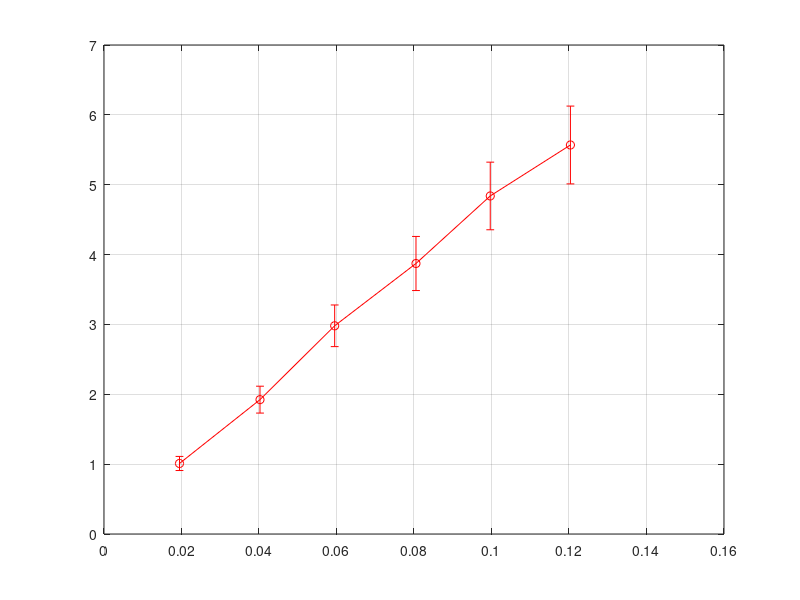

Source code (MATLAB): (Note: this script raises an error after producing the figure.)

% Kym Derriman (Partner: Ethan Howell)
% Lab 6: Damped Harmonic Motion
% 10/17/2024

%%
% -------------------------------------
% Spring Force vs Displacement Analysis
% -------------------------------------

% I'll use this part once we have data for lab, for now just use sample
% data below. Once data is acquired, uncomment this section and comment out
% sample data.

% Import data
% data1 = readtable("S4L6C1.txt");  % LoggerPro
% data2 = readtable("S4L6C2.txt"); % Calculated


% Arrays: Force (LoggerPro, Calculated)
%force_LP = data1.Force;
%force_C = data2.Force; 

% Arrays: Displacement (LoggerPro, Calculated)
%displacement_LP = data1.Displacement;
%displacement_C = data2.Displacement;

% mass of weights (stamped)
% m = [] % read from weights

% -------------------------------
% Sample Data
% -------------------------------

% Mass of weights (first is used for "stretched" position)
mass = [0.1, 0.2, 0.3, 0.4, 0.5, 0.6]; % in kg
g = 9.80; % acceleration due to gravity in m/s^2

% Calculated Force based on mass (F = m * g)
force_C = g .* mass; % in Newtons (N)

% Force measured using LoggerPro (simulated with slight experimental variation)
force_LP = force_C .* (1 + 0.02*randn(1,6)); % adding ~2% random noise

% Displacement measured using LoggerPro (simulated data in meters)
disp_LP = [0.02, 0.04, 0.06, 0.08, 0.10, 0.12] + 0.001*randn(1,6); % meters

% Displacement measured using meterstick (more precise measurements in meters)
disp_mS = [0.0195, 0.0398, 0.0602, 0.0801, 0.1003, 0.1200] + 0.0005*randn(1,6); % meters

% -------------------------------
% Uncertainties
% -------------------------------

% Force uncertainty
fT_uncertainty = 0.10 * force_LP; % 10% uncertainty from force transducer

% Mass uncertainty
mass_uncertainty = 0.001; % kg (check manufacturer for precise value)

% Displacement uncertainty
mS_uncertainty = 0.005; % meters (1 cm markings on meterstick)
uPs_uncertainty = 0.005; % meters (assuming ultrasonic position sensor uncertainty

% Total Force Uncertainty (combining transducer and mass uncertainty)
% delta_F = F * sqrt( (dfT/F)^2 + (dm/m)^2 )
force_total_uncertainty = sqrt(fT_uncertainty.^2 + (g * mass_uncertainty).^2); % in N

% Total Displacement Uncertainty
disp_total_uncertainty = sqrt(mS_uncertainty^2 + uPs_uncertainty^2); % in meters

% -------------------------------
% Calculate Mean Values
% -------------------------------

% Mean Force from LoggerPro
mean_force_LP = mean(force_LP);

% Mean Calculated Force
mean_force_C = mean(force_C);

% Mean Displacement from LoggerPro
mean_disp_LP = mean(disp_LP);

% Mean Displacement from Meterstick
mean_disp_mS = mean(disp_mS);

% -------------------------------
% Calculate Slope (Spring Constant k)
% -------------------------------

% Using linear regression (force vs. displacement)
% F = -k * x

% Prepare data for regression
X = disp_mS'; % independent variable (displacement) in meters
Y = force_LP'; % dependent variable (force) in Newtons

% Number of data points
N = length(X);

% Calculate means of X and Y
mean_X = mean(X);
mean_Y = mean(Y);

% Calculate the covariance of X and Y and the variance of X
Cov_XY = sum( (X - mean_X) .* (Y - mean_Y) );
Var_X = sum( (X - mean_X).^2 );

% Calculate slope (k) and intercept (b) using least squares formulas
k = Cov_XY / Var_X; % Spring constant in N/m
b = mean_Y - k * mean_X; % y-intercept in N

% Display the calculated slope and intercept
fprintf('Calculated Spring Constant (k): %.2f N/m\n', k);
fprintf('Calculated Intercept (b): %.2f N\n', b);

% -------------------------------
% Calculate Uncertainty in Slope (sigma_k)
% -------------------------------

% Compute fitted Y values based on the regression line
fitted_Y = k * X + b;

% Calculate residuals (differences between observed and fitted Y values)
residuals = Y - fitted_Y;

% Calculate the sum of squared residuals
SS_res = sum(residuals.^2);

% Calculate the variance of residuals
s_squared = SS_res / (N - 2); % Degrees of freedom = N - 2

% Calculate the standard error of the slope (k)
sigma_k = sqrt( s_squared / Var_X );

% Display the uncertainty in slope
fprintf('Uncertainty in Spring Constant (sigma_k): ± %.2f N/m\n', sigma_k);


% -------------------------------
% Plot: Force vs. Displacement
% -------------------------------

figure; hold on; grid on; box on;

% Plot LoggerPro Data with error bars
errorbar(disp_LP, force_LP, fT_uncertainty, 'ro-', 'LineWidth', 2, 'MarkerSize',8, 'DisplayName','LoggerPro Measured');

% Plot Calculated Force (F = m * g) with error bars
errorbar(disp_mS, force_C, force_total_uncertainty, 'bs-', 'LineWidth', 2, 'MarkerSize',8, 'DisplayName','Calculated Force');

% Plot Linear Fit
x_fit = linspace(min(disp_mS)*0.95, max(disp_mS)*1.05, 100);
y_fit = k * x_fit + b;
plot(x_fit, y_fit, 'k--', 'LineWidth', 2, 'DisplayName',sprintf('Fit: F = %.2f x + %.2f', k, b));

% Title and Labels with Uncertainties
title('Force vs. Displacement: LoggerPro vs. Calculated Data', 'FontSize', 14);
xlabel('Displacement (m)', 'FontSize', 12);
ylabel('Force (N)', 'FontSize', 12);
legend('Location','northwest');
set(gca, 'FontSize', 12);

% -------------------------------
% Display the Results
% -------------------------------

fprintf('Calculated Spring Constant (k): %.2f N/m\n', k);
fprintf('Uncertainty in k: ± %.2f N/m\n', sigma_k);
fprintf('Intercept (b): %.2f N\n', b);
fprintf('Uncertainty in Intercept (b): ± %.2f N\n', SE * sqrt( sum(X.^2) / (length(X)*sum((X - mean(X)).^2) )) ); % approximate

% Optional: Display Mean Values
fprintf('\nMean Force (LoggerPro): %.2f N\n', mean_force_LP);
fprintf('Mean Calculated Force: %.2f N\n', mean_force_C);
fprintf('Mean Displacement (LoggerPro): %.3f m\n', mean_disp_LP);
fprintf('Mean Displacement (Meterstick): %.3f m\n', mean_disp_mS);


%%

% ----------------------------------
% Part E: Plot d, v, a, t
% ----------------------------------

% Import data
data= readtable("S4L6D.txt");

% Arrays: 
d = data.Displacement; v = data.Velocity;
a = data.Acceleration; t = data.Time;

% Plot: Position, Velocity, Accel. vs Time 
% ----------------------------------------

% Plot position vs time
figure; plot(t, d,'o-' ,'LineWidth', 2); title('Position vs Time');
xlabel('Time (s)'); ylabel('Position (m)'); legend('show'); grid on;

% Plot velocity vs time
figure; plot(t, v,'k-' ,'LineWidth', 2); title('Velocity vs Time');
xlabel('Time (s)'); ylabel('Velocity (m/s)'); legend('show'); grid on;

% Plot acceleration vs time
figure; plot(t, a,'o-' ,'LineWidth', 2); title('Acceleration vs Time');
xlabel('Time (s)'); ylabel('Acceleration (m/s^2)');
legend('show'); grid on;

%%
% Part F: Find Period of Oscillation and Estimate Error
% ----------------------------------------------------

% Find peaks in the displacement data
[peaks, locs] = findpeaks(d, t); % locs gives the times of the peaks

% Calculate individual periods
periods = diff(locs);  % Time differences between consecutive peaks

% Calculate the average period
average_period = mean(periods); 

% Estimate the error (standard deviation of the periods)
std_period = std(periods);   % Standard deviation of the periods

% Estimate the uncertainty (standard error of the mean)
N = length(periods);         % Number of periods measured
error_T = std_period / sqrt(N);  % Standard error of the mean

% Compare results against theoretical value for period T
% ------------------------------------------------------

% Known values
mass_weight = 0.5;  % Mass stamped on the weight/s (in kg)
mass_holder = 0.1;  % Mass of the weight holder (in kg)
k = 10;  % Spring constant (N/m)

% Total mass
m_total = mass_weight + mass_holder;  % Total mass in kg

% Theoretical period
T_theory = sqrt((2 * pi * m_total) / k);

% Calculate percent error
percent_error = abs((average_period - T_theory) / T_theory) * 100;

% Display results
disp(['Theoretical period: ', num2str(T_theory), ' seconds.']);
disp(['Experimental period: ', num2str(average_period), ' seconds.']);
disp(['Error in experimental period: ±', num2str(error_T), ' seconds.']);
disp(['Percent error: ', num2str(percent_error), '%.']);
















%-------------------------------------------------------------

